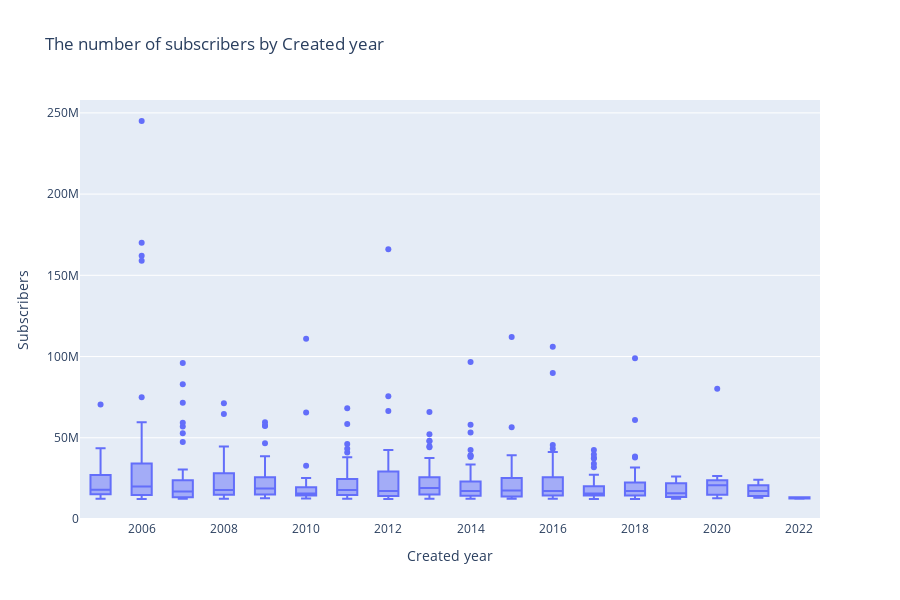

Write notebook code for a chart like this one.
### Markdown cell above
## The number of subscribers by created year :

### Code cell
fig = px.box(
    df,  # DataFrame containing the data
    x='created_year',  # x-values: created year
    y='subscribers',   # y-values: Subscribers
    title='The number of subscribers by Created year',  # Set the title of the plot
    labels={'created_year': 'Created year', 'subscribers': 'Subscribers'},  # Customize axis labels
    height=600  # Set the height of the plot
)

# Display the plot
fig.show()

### Figure 1 — Plotly figure (JSON) as saved in the notebook; plotly's stock layout.template omitted (floating-point values rounded to 4 significant figures; data arrays with more than 128 entries replaced by an {"elided": "..."} marker saying what was removed)
{"data": [{"alignmentgroup": "True", "hovertemplate": "Created year=%{x}<br>Subscribers=%{y}<extra></extra>", "legendgroup": "", "marker": {"color": "#636efa"}, "name": "", "notched": false, "offsetgroup": "", "orientation": "v", "showlegend": false, "type": "box", "x": {"elided": "846 int values"}, "x0": " ", "xaxis": "x", "y": {"elided": "846 int values"}, "y0": " ", "yaxis": "y"}], "layout": {"boxmode": "group", "height": 600, "legend": {"tracegroupgap": 0}, "title": {"text": "The number of subscribers by Created year"}, "xaxis": {"anchor": "y", "domain": [0, 1], "title": {"text": "Created year"}}, "yaxis": {"anchor": "x", "domain": [0, 1], "title": {"text": "Subscribers"}}}}
